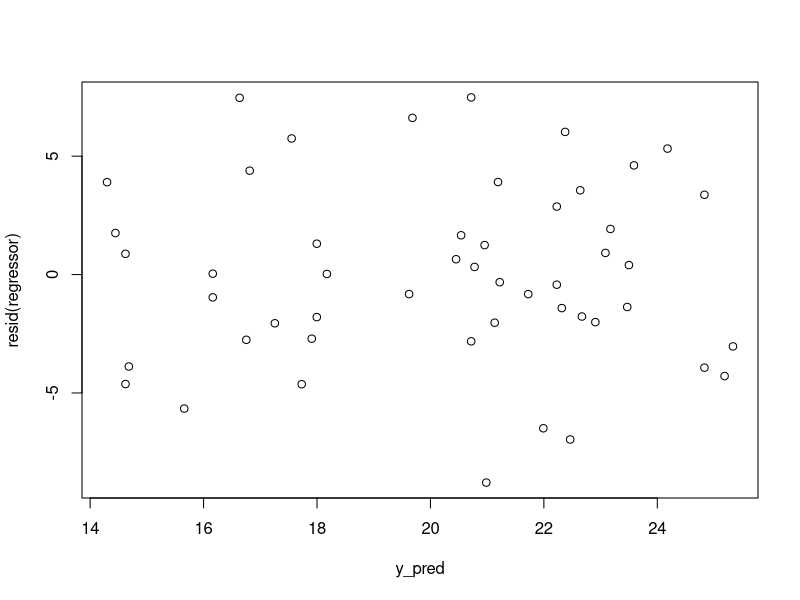

This figure's R source:
setwd("D:\\Data science  notes\\Data To Be Shared Before Class\\SLR\\Residuals vs Fits Plot")
dataset=read.csv("alcoholarm.csv")
str(dataset)
names(dataset)

regressor=lm(strength~alcohol,dataset)
summary(regressor)
anova(regressor)

y_pred=predict(regressor,newdata = dataset)
plot(y_pred,resid(regressor))
